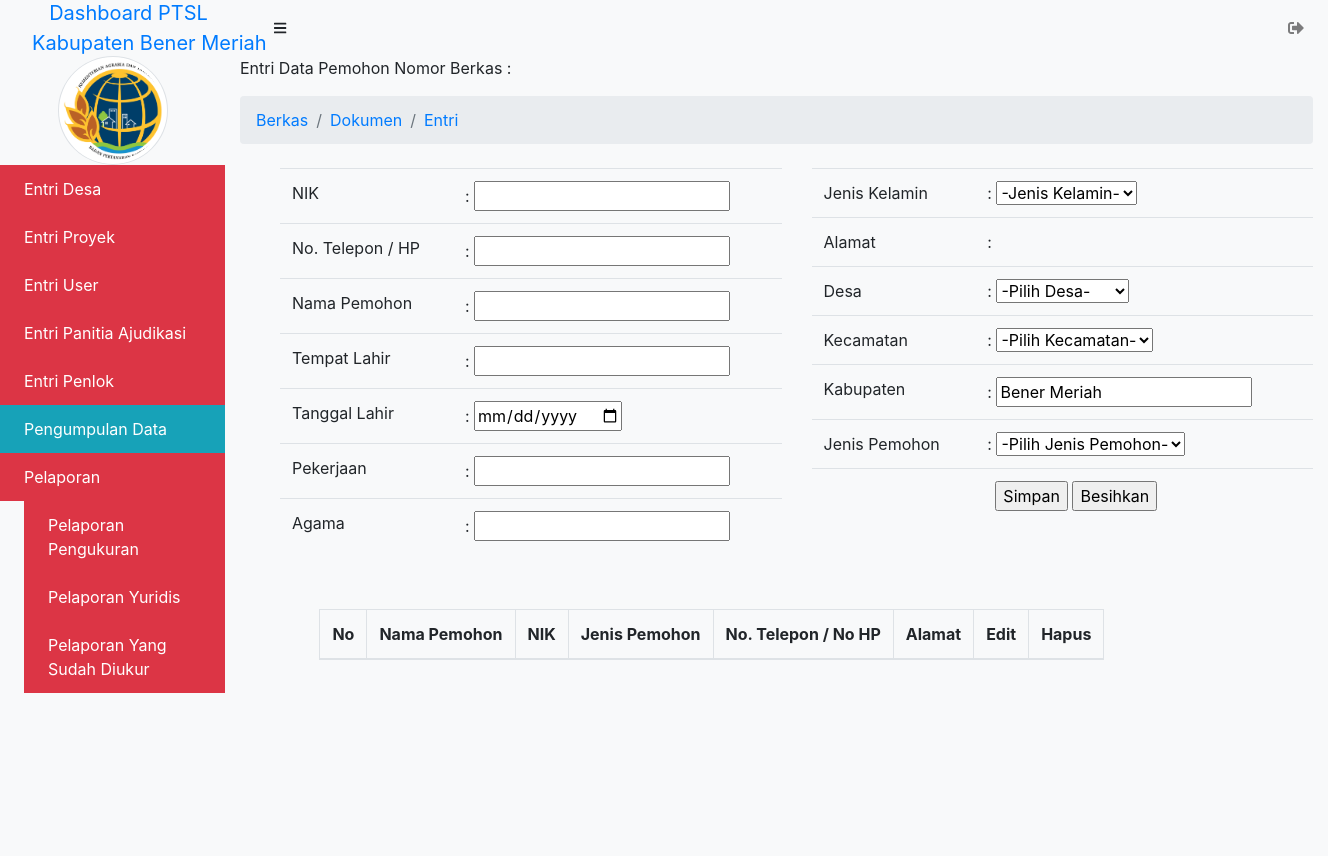
Before: /admin/pemb_berkas/dokumen/entri/entri_pemohon.php (signed in) with the older database file.
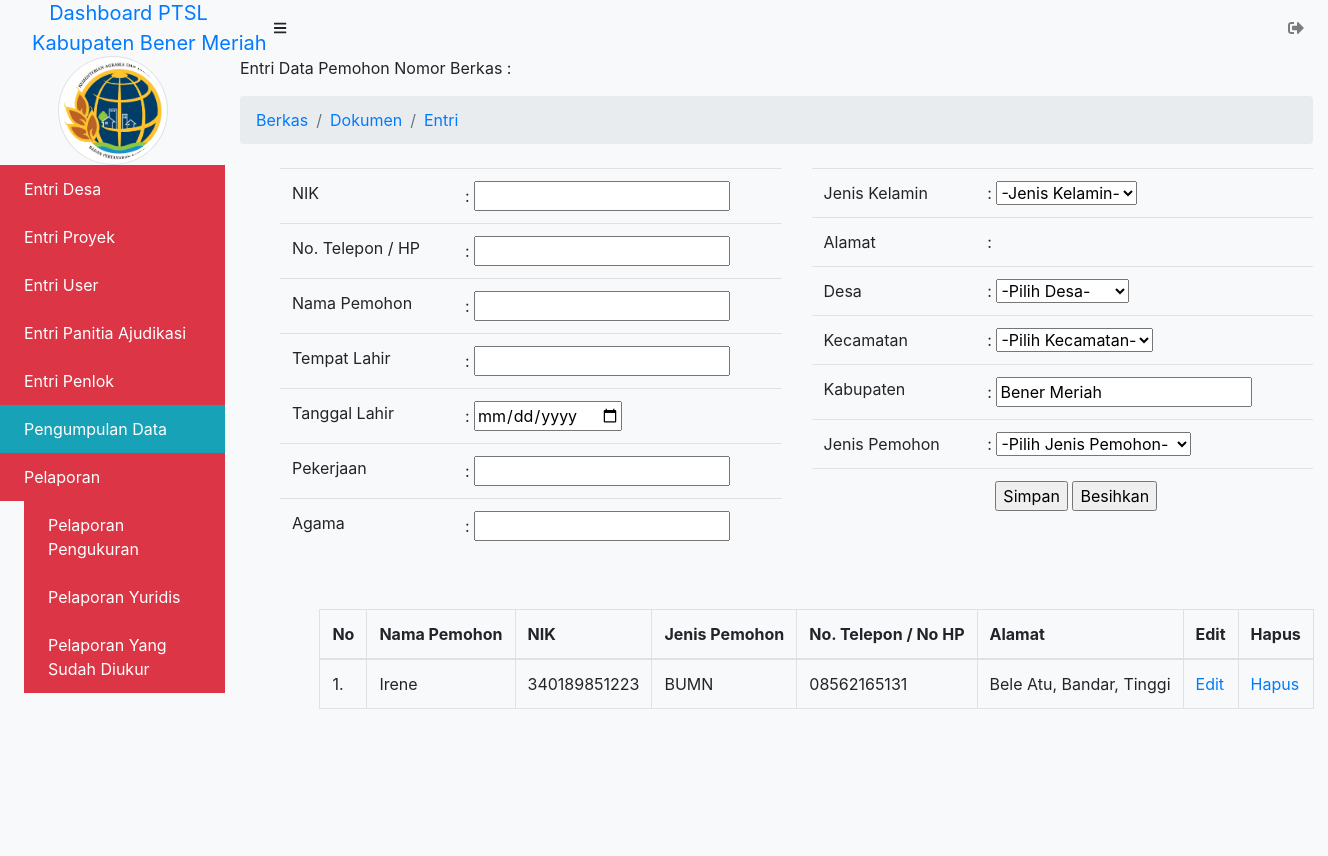
After: the same page with the newer database file.
### tables this page shows
CREATE TABLE `pemohon` (
  `nik` varchar(255) NOT NULL,
  `id_jk` int(11) NOT NULL,
  `id_desa` int(11) NOT NULL,
  `id_kecamatan` int(11) NOT NULL,
  `nama_pemohon` varchar(255) NOT NULL,
  `no_telp` varchar(255) NOT NULL,
  `tempat_lahir` varchar(255) NOT NULL,
  `tanggal_lahir` date NOT NULL,
  `pekerjaan` varchar(255) NOT NULL,
  `agama` varchar(255) NOT NULL,
  `kabupaten` varchar(255) NOT NULL,
  `id_jenis_pemohon` int(11) NOT NULL
);

CREATE TABLE `jenis_pemohon` (
  `id_jenis_pemohon` int(11) NOT NULL,
  `jenis_pemohon` varchar(255) NOT NULL
);

CREATE TABLE `desa` (
  `id_desa` int(11) NOT NULL,
  `id_kecamatan` int(11) NOT NULL,
  `kode_desa` varchar(50) NOT NULL,
  `nama_desa` varchar(225) NOT NULL,
  `kabupaten` varchar(225) NOT NULL,
  `reje_kampung` varchar(225) NOT NULL,
  `nama_camat` varchar(100) NOT NULL,
  `nip` varchar(50) NOT NULL,
  `alamat` text NOT NULL,
  `kode_pos` varchar(20) NOT NULL
);

CREATE TABLE `kecamatan` (
  `id_kecamatan` int(11) NOT NULL,
  `nama_kecamatan` varchar(225) NOT NULL
);

### admin/pemb_berkas/dokumen/entri/entri_pemohon.php (the view, shortened to what the changed rows need)
<?php $title = "Entri Data Pemohon";
include_once('../../../_header.php');
?>
			<div id="layoutSidenav_content">
                <main>
<?php
function tambah($koneksi){
	?>
                        <div class="row">
                        	<div class="col-xl-auto offset-xl-1">
	<?php
}
function tampil_data($koneksi){
	$sql = "SELECT * FROM pemohon LEFT JOIN desa ON pemohon.id_desa = desa.id_desa
			LEFT JOIN kecamatan ON pemohon.id_kecamatan = kecamatan.id_kecamatan
			LEFT JOIN jenis_pemohon ON pemohon.id_jenis_pemohon = jenis_pemohon.id_jenis_pemohon ";
	$query = mysqli_query($koneksi, $sql);
	$nomor = 1;
		echo "<fieldset>";
		echo "<div class='table-responsive'>";
		echo "<table class='table table-responsive-sm table-bordered table-hover' id='user' border='1' cellpadding='10'>";
		echo "<thead>";
			echo "<tr>";
			echo "<th>No</th>
				<th>Nama Pemohon</th>
				<th>NIK</th>
				<th>Jenis Pemohon</th>
				<th>No. Telepon / No HP</th>
				<th>Alamat</th>
				<th>Edit</th>
				<th>Hapus</th>";
			echo "</tr>";
		echo "</thead>";
		echo "<tbody>";
	while($data = mysqli_fetch_array($query)){
		?>
			<tr>
				<td><?= $nomor++; ?>.</td>
				<td><?php echo $data['nama_pemohon']; ?></td>
				<td><?php echo $data['nik']; ?></td>
				<td><?php echo $data['jenis_pemohon']; ?></td>
				<td><?php echo $data['no_telp']; ?></td>
				<td><?php echo $data['nama_desa']; ?>, <?= $data['nama_kecamatan'];?>, <?= $data['kabupaten'];?></td>
				<td>
					<a href="entri_pemohon.php?aksi=update&id=<?php echo $data['nik']; ?>&nama_pemohon=<?php echo $data['nama_pemohon']; ?>&no_telp=<?php echo $data['no_telp']; ?>
							&tanggal_lahir=<?php echo $data['tanggal_lahir'];?>&tempat_lahir=<?php echo $data['tempat_lahir'];?>&pekerjaan=<?php echo $data['pekerjaan'];?>
							&agama=<?php echo $data['agama'];?>&id_jk=<?php echo $data['id_jk'];?>&id_desa=<?php echo $data['id_desa'];?>
							&id_kecamatan=<?php echo $data['id_kecamatan'];?>&kabupaten=<?php echo $data['kabupaten'];?>">Edit</a>
				</td>
				<td>
					<a href="entri_pemohon.php?aksi=delete&id=<?php echo $data['nik']; ?>" onClick="return confirm('Yakin akan menghapus user <?= $data['nama_pemohon']; ?>?')">Hapus</a>
				</td>
			</tr>
		<?php
	}
	echo "</tbody>";
	echo "</table>";
	echo "</fieldset>";
}
		?>
		<?php
if (isset($_GET['aksi'])){
	switch($_GET['aksi']){
		case "create":
			echo '<a href="entri_pemohon.php"> &laquo; Home</a>';
			tambah($koneksi);
			break;
		case "read":
			tampil_data($koneksi);
			break;
		case "update":
			ubah($koneksi);
			tampil_data($koneksi);
			break;
		case "delete":
			hapus($koneksi);
			break;
		default:
			echo "<h3>Aksi <i>".$_GET['aksi']."</i> tidaka ada!</h3>";
			tambah($koneksi);
			tampil_data($koneksi);
	}
} else {
	tambah($koneksi);
	tampil_data($koneksi);
}
?>
                    		</div>
                    	</div>
                    </div>
				</div>
<?php include_once('../../../_footer.php'); ?>

Changed rows visible on the page:
added pemohon: nama_pemohon "Irene", nik "340189851223", id_jenis_pemohon.jenis_pemohon "BUMN", no_telp "08562165131", id_desa.nama_desa "Bele Atu", id_kecamatan.nama_kecamatan "Bandar", id_desa.kabupaten "Tinggi"
